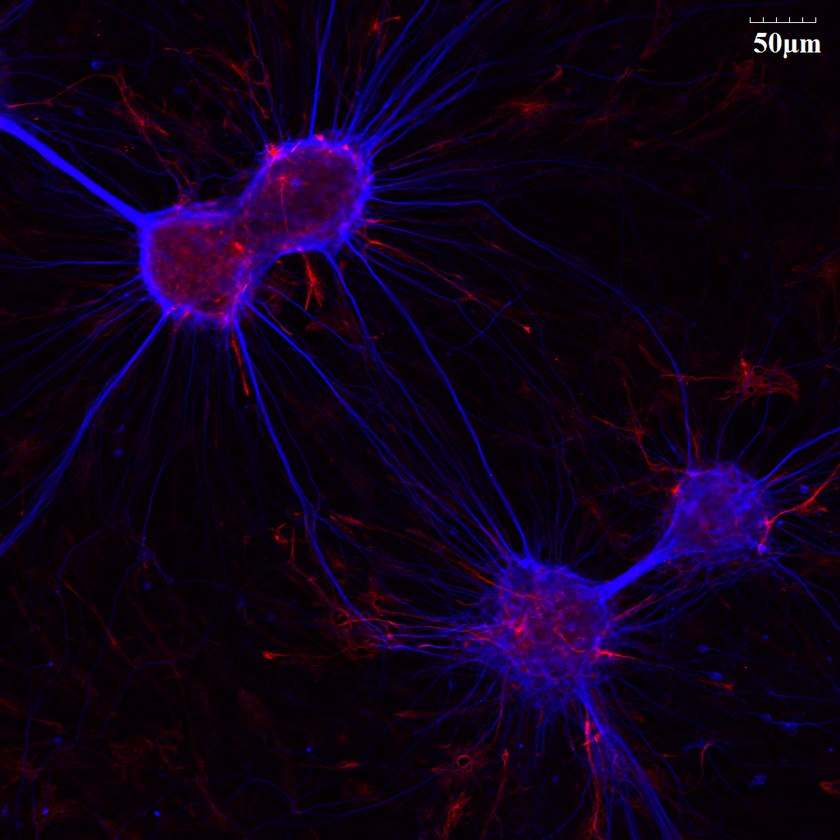
#> input picture obes_2/lab1/12 NSCs Neurogel (I) x20 b-tubulin+GFAP.tifscale.tif, 840 x 840 px, shrunk from 1024 x 1024 before the run
$ python 8.py
#> lines starting #> are read from the running program, lines starting #| are printed output that depends on the picture; after the words box and inside, x2 and y2 are one past the last pixel; in counts of white or black regions, pixels touching at a corner belong together
import cv2, skimage
from matplotlib import pyplot as plt
import numpy as np

img1 = r'12 NSCs Neurogel (I) x20 b-tubulin+GFAP.tifscale.tif';
img2 = r'NSCs GFAP+olig-2 (II - 53) x20.tifscale.tif';

for i in ([img1, img2]):
    img = cv2.imread(i, cv2.IMREAD_GRAYSCALE);
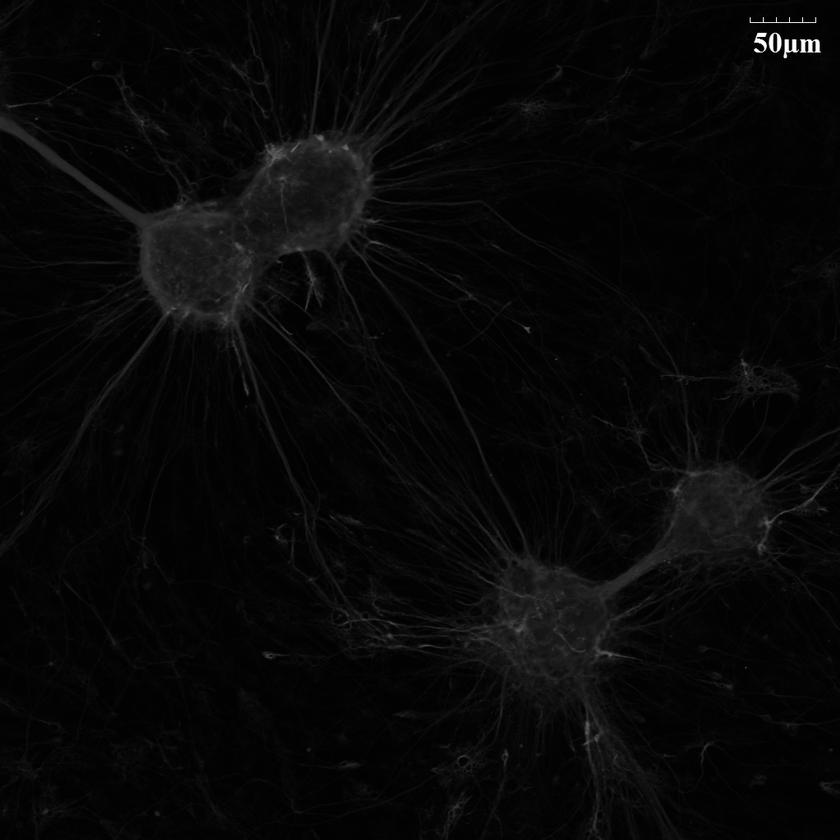
#> img: shape (840, 840); min 0, max 255, mean 7.6
    #plt.imshow(img);
    result = skimage.filters.try_all_threshold(img , figsize=(8, 5), verbose=True);
#| skimage.filters.thresholding.threshold_isodata
#| skimage.filters.thresholding.threshold_li
#| skimage.filters.thresholding.threshold_mean
#| skimage.filters.thresholding.threshold_minimum
#| skimage.filters.thresholding.threshold_otsu
#| skimage.filters.thresholding.threshold_triangle
#| skimage.filters.thresholding.threshold_yen
    threshold = skimage.filters.threshold_otsu(img);
#> threshold = 18
    predicted = np.uint8(img > threshold) * 255;
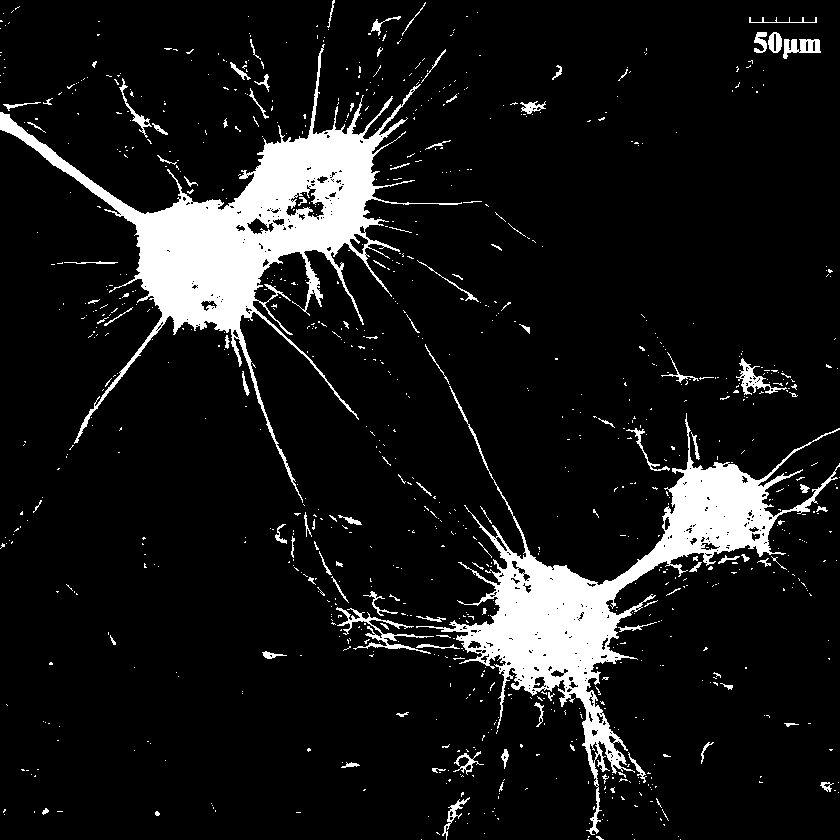
#> predicted: shape (840, 840); 9.9% white; 968 white regions (866 under 20 px), largest, box (x1, y1, x2, y2) and area: (0, 44, 462, 503) 32026, (416, 386, 840, 835) 27109, (336, 607, 434, 654) 842
    plt.figure();
    plt.imshow(predicted, cmap='gray');
    canny = cv2.Canny(predicted, threshold1=100, threshold2=200); plt.figure();
#> after `canny = cv2.Canny(predicted, threshold1=100, threshold2=200)`:
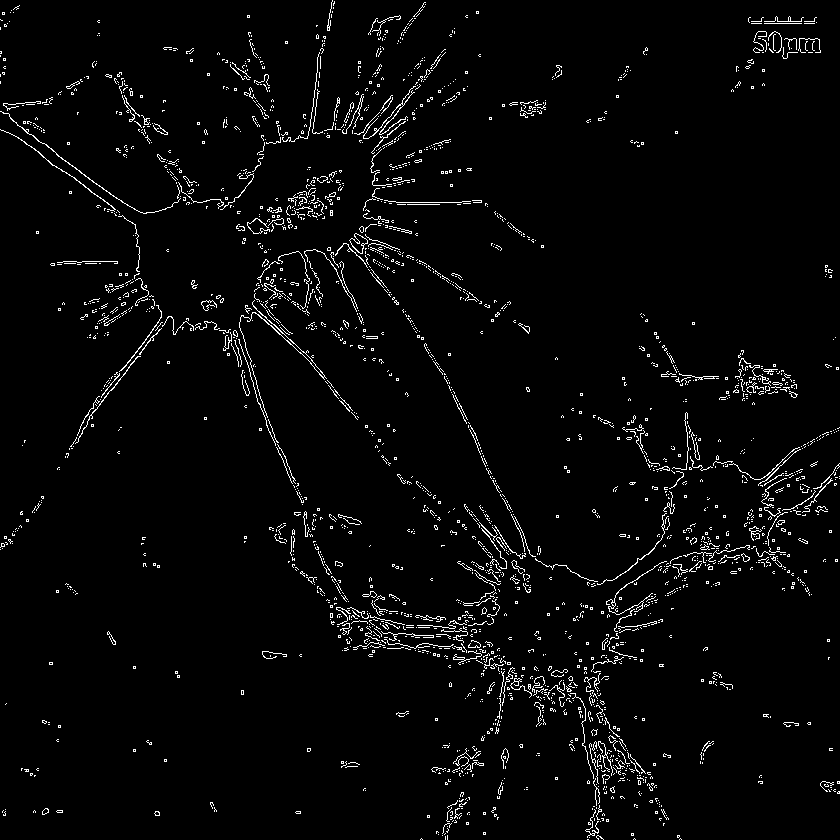
#> canny: shape (840, 840); 3% white in thin lines or dots
    plt.imshow(canny, cmap = "gray");
    plt.show();
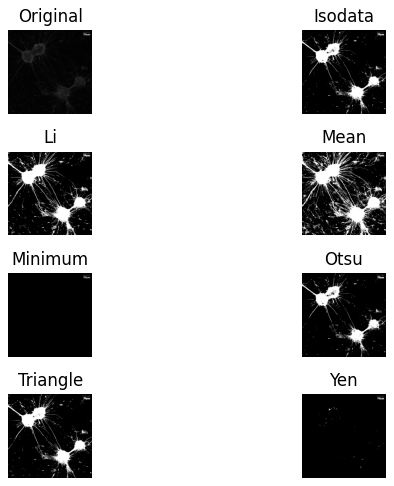
#> figure drawn by matplotlib, 8 panels
#> pass 2 of the loop `for i in ([img1, img2]):`:
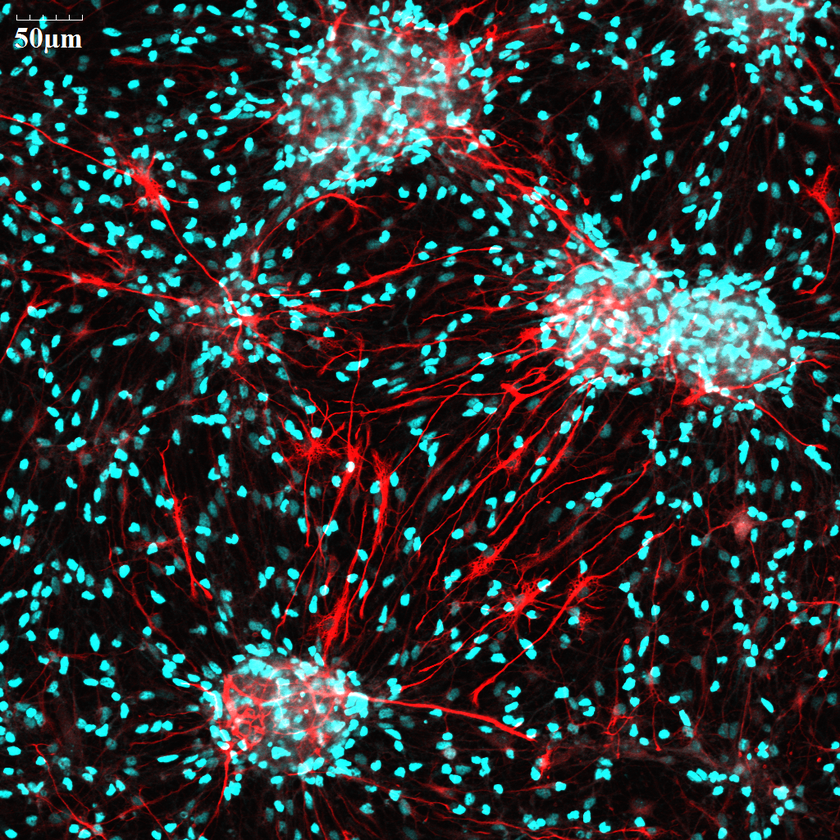
#> input picture obes_2/lab1/NSCs GFAP+olig-2 (II - 53) x20.tifscale.tif, 840 x 840 px, shrunk from 1024 x 1024 before the run
#| skimage.filters.thresholding.threshold_isodata
#| skimage.filters.thresholding.threshold_li
#| skimage.filters.thresholding.threshold_mean
#| skimage.filters.thresholding.threshold_minimum
#| skimage.filters.thresholding.threshold_otsu
#| skimage.filters.thresholding.threshold_triangle
#> (further printed lines are left out)
#> threshold = 94
#> `predicted = np.uint8(img > threshold) * 255;`:
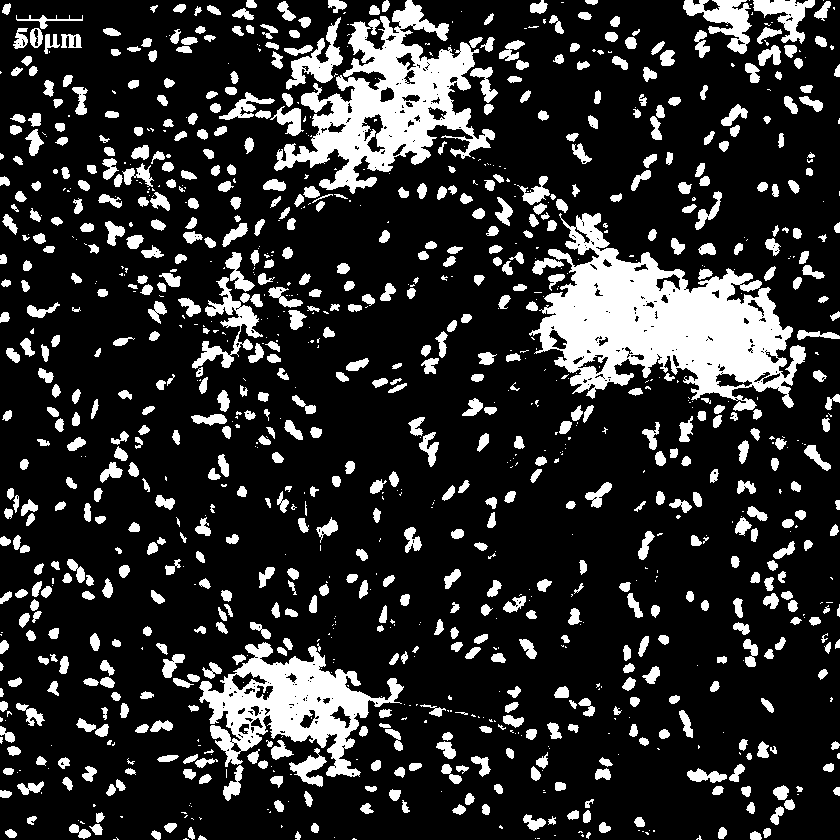
#> predicted: shape (840, 840); 18.5% white; 1148 white regions (453 under 20 px), largest, box (x1, y1, x2, y2) and area: (529, 213, 806, 411) 25303, (274, 0, 495, 194) 16002, (199, 642, 404, 777) 11167
#> canny: shape (840, 840); 5.9% white in thin lines or dots
#> `plt.show();`:
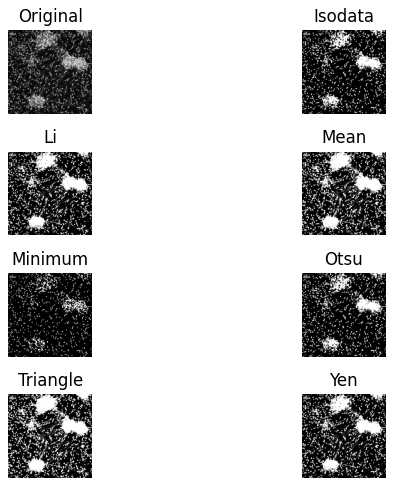
#> figure drawn by matplotlib, 8 panels
